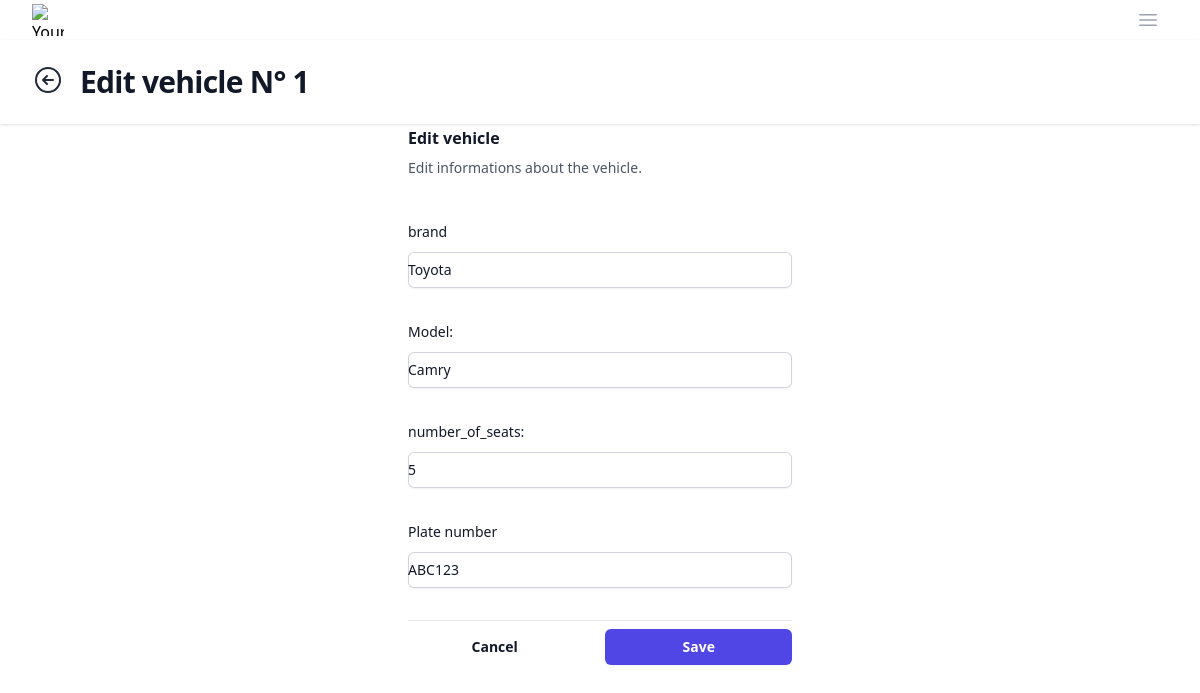
The app's page /agency/vehicles/edit-vehicle?vehicleId=1 (signed in) with its own data.
### tables this page shows
CREATE TABLE IF NOT EXISTS vehicles (
    id int(7) NOT NULL AUTO_INCREMENT,
    brand varchar(255) NOT NULL,
    model varchar(255) NOT NULL,
    number_of_seats int(7) NOT NULL,
    plate_number varchar(255) NOT NULL,
    created_at TIMESTAMP DEFAULT CURRENT_TIMESTAMP,
    company_id int(7),
    availablabity BOOLEAN DEFAULT TRUE,
    FOREIGN KEY (company_id) REFERENCES companies(id),
    PRIMARY KEY (Id)
);

### views/agency/vehicles/edit-vehicle.php (the view, shortened to what this page needs)
<?php
require 'config/connect.php';
require 'utils/menu-bar.php';
$id = $_GET['vehicleId'];
try {
    $stmt = $pdo->prepare("SELECT * FROM vehicles WHERE id = :id");
    $stmt->bindParam(':id', $id);
    $stmt->execute();
    $vehicle = $stmt->fetch(PDO::FETCH_ASSOC);
} catch (PDOException $e) {
    echo "Error: " . $e->getMessage();
}
?>
<html lang="en">
<head>
</head>
<body>
    <header class="bg-white shadow">
        <div class="flex mx-auto max-w-7xl px-4 py-6 sm:px-6 lg:px-8 space-x-4">
            <a href="/travago/agency/vehicles" class="text-gray-800">
                <svg xmlns="http://www.w3.org/2000/svg" fill="none" viewBox="0 0 24 24" stroke-width="1.5"
                    stroke="currentColor" class="w-8 h-8 text-gray">
                    <path stroke-linecap="round" stroke-linejoin="round"
                        d="m11.25 9-3 3m0 0 3 3m-3-3h7.5M21 12a9 9 0 1 1-18 0 9 9 0 0 1 18 0Z" />
                </svg>
            </a>
            <h1 class="text-3xl font-bold tracking-tight text-gray-900">
                Edit vehicle N°
                <?php echo $vehicle['id']; ?>
            </h1>
        </div>
    </header>
    <div class="flex flex-col items-center justify-center w-full lg:w-1/3 mx-auto ">
        <form action="/travago/agency/vehicles/edit-vehicle?vehicleId=<?php echo $id; ?>" method="post"
            class="w-full px-2">
            <div class="space-y-2">
                <div class="w-full border-b border-gray-900/10 pb-8">
                    <h2 class="text-base font-semibold leading-7 text-gray-900">Edit vehicle</h2>
                    <p class="mt-1 text-sm leading-6 text-gray-600">Edit informations about the vehicle.</p>
                    <div class="w-full mt-10 grid grid-cols-1 gap-x-2 gap-y-4 lg:gap-x-4 lg:gap-y-8 sm:grid-cols-6">
                    <div class="sm:col-span-full">
                            <label for="brand" class="block text-sm font-medium leading-6 text-gray-900">brand</label>
                            <div class="mt-2">
                                <input type="text" name="brand" value="<?php echo $vehicle['brand']; ?>"
                                    value="<?php echo $vehicle['brand']; ?>"
                                    class="block w-full rounded-md border-0 py-1.5 text-gray-900 shadow-sm ring-1 ring-inset ring-gray-300 placeholder:text-gray-400 focus:ring-2 focus:ring-inset focus:ring-indigo-600 sm:text-sm sm:leading-6">
                            </div>
                        </div>
                        <div class="sm:col-span-full">
                            <label for="model" class="block text-sm font-medium leading-6 text-gray-900">Model:</label>
                            <div class="mt-2">
                                <input name="model" type="text" value="<?php echo $vehicle['model']; ?>"
                                    class="block w-full rounded-md border-0 py-1.5 text-gray-900 shadow-sm ring-1 ring-inset ring-gray-300 placeholder:text-gray-400 focus:ring-2 focus:ring-inset focus:ring-indigo-600 sm:text-sm sm:leading-6">
                            </div>
                        </div>
                        <div class="sm:col-span-full">
                            <label for="number_of_seats"
                                class="block text-sm font-medium leading-6 text-gray-900">number_of_seats:</label>
                            <div class="mt-2">
                                <input type="text" name="number_of_seats"
                                    value="<?php echo $vehicle['number_of_seats']; ?>"
                                    class="block w-full rounded-md border-0 py-1.5 text-gray-900 shadow-sm ring-1 ring-inset ring-gray-300 placeholder:text-gray-400 focus:ring-2 focus:ring-inset focus:ring-indigo-600 sm:text-sm sm:leading-6">
                            </div>
                        </div>
                        <div class="sm:col-span-full">
                            <label for="plate_number" value="<?php echo $vehicle['plate_number']; ?>"
                                class="block text-sm font-medium leading-6 text-gray-900">Plate number
                            </label>
                            <div class="mt-2">
                                <input type="text" name="plate_number"
                                    value="<?php echo $vehicle['plate_number']; ?>"
                                    class="block w-full rounded-md border-0 py-1.5 text-gray-900 shadow-sm ring-1 ring-inset ring-gray-300 placeholder:text-gray-400 focus:ring-2 focus:ring-inset focus:ring-indigo-600 sm:text-sm sm:leading-6">
                            </div>
                        </div>
                    </div>
                </div>
                <div class="w-full mt-6 flex items-center justify-center gap-x-6">
                    <button type="button" class="w-full text-sm font-semibold leading-6 text-gray-900">Cancel</button>
                    <button type="submit" name="submit"
                        class="w-full rounded-md bg-indigo-600 px-3 py-2 text-sm font-semibold text-white shadow-sm hover:bg-indigo-500 focus-visible:outline focus-visible:outline-2 focus-visible:outline-offset-2 focus-visible:outline-indigo-600">Save</button>
                </div>
        </form>
</body>
</html>

### records on screen
vehicles: id "1", brand "Toyota", model "Camry", number_of_seats "5", plate_number "ABC123"
